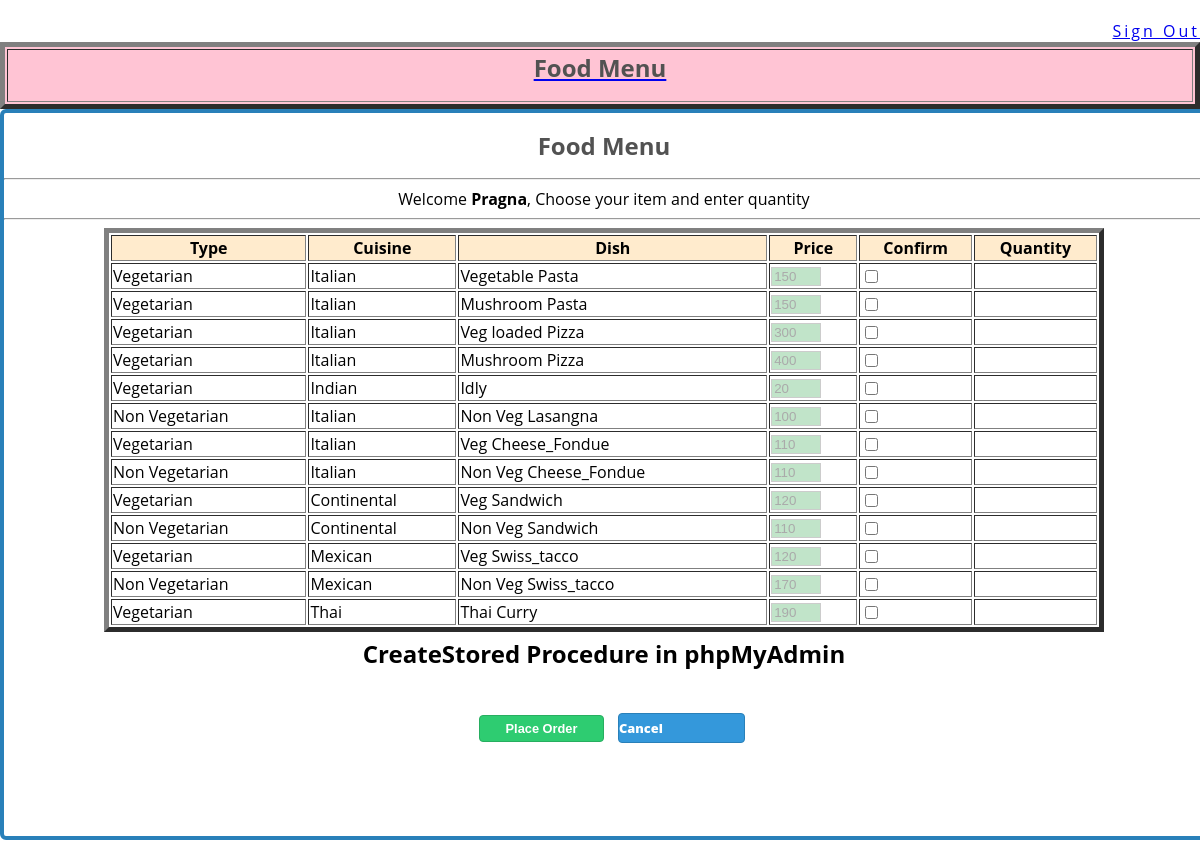
The app's page /customerOrder.php (signed in) with its own data.
### tables this page shows
CREATE TABLE `food_type` (
  `ftid` int(11) NOT NULL,
  `ftype_name` varchar(40) DEFAULT NULL
);

CREATE TABLE `food_category` (
  `fcid` int(11) NOT NULL,
  `ftid` int(11) DEFAULT NULL,
  `fcat_name` varchar(40) DEFAULT NULL
);

CREATE TABLE `food_item` (
  `fid` int(11) NOT NULL,
  `fcid` int(11) DEFAULT NULL,
  `food_item_name` varchar(40) DEFAULT NULL,
  `food_price` int(11) DEFAULT NULL,
  `available` int(11) DEFAULT NULL
);

### customerOrder.php (the view, shortened to what this page needs)
<?php
include("config.php");
?>
<html>
<head>
<link href='css/custom.css' rel='stylesheet' type='text/css'>
</head>
<body>
<form method="post" action="customerOrder.php">
<div class="sign-out"><a href="login.php">Sign Out</a></div>
<table border ="5" class="table-create-box">
	<tr>
	<th><a href="javascript:;"><h1>Food Menu </h1></a></th>
	</tr>
</table>
<div class="big-box">
<h1>Food Menu</h1>
<hr><marquee><?php if (!isset($_SESSION)){ session_start(); }?>
<div > <?php if (isset($_SESSION['login_name'])){
?>Welcome <b><?php echo $_SESSION['login_name'];?></b>, Choose your item and enter quantity</marquee><hr>
<?php }
		$sql="SELECT FT.ftid,FC.fcid,FI.fid as fid,FT.ftype_name as type, FC.fcat_name as cuisine,"; $sql= $sql. " FI.food_item_name as dish,";
		$sql= $sql. " FI.food_price as price,FI.available ";
		$sql= $sql. " FROM food_type as FT ";
		$sql= $sql. " INNER JOIN food_category as FC ";
		$sql= $sql. " ON FT.ftid = FC.ftid ";
		$sql= $sql. " INNER JOIN food_item as FI ";
		$sql= $sql. " ON FC.fcid = FI.fcid where FI.available >0 ";
		$result=mysqli_query($bd,$sql);
		$count=mysqli_num_rows($result);
		 ?>
		<input type="hidden" id = "dishCount" name ="dishCount" value = <?php echo $count; ?>> <?php
		if($count >= 1){?>
			<table align="center" border ="5" class="table-create-inner-box">
				<tr class="tr-food-header">
					<th>Type</th>
					<th>Cuisine</th>
					<th>Dish</th>
					<th>Price</th>
					<th>Confirm</th>
					<th>Quantity</th>
				</tr>
			<?php $count = 1;
			while($row=mysqli_fetch_assoc($result)){
				?>
				<tr>
					<td><?php echo $row['type'] ?></td>
					<td><?php echo $row['cuisine'] ?></td>
					<td><?php echo  $row['dish'] ?></td>
					<td><input type="text" readonly="readonly" id = <?php echo "price_".$count; ?> name = <?php echo "price_".$count; ?> class="quantity" value = <?php echo  $row['price'] ?>></td>
					<td><input type="checkbox" id = <?php echo "food_".$count; ?> name = <?php echo "food_".$count; ?> class = "click-me">
					<input type="hidden" id = <?php echo "fid_".$count; ?> name = <?php echo "fid_".$count; ?> value = <?php echo $row['fid']; ?> class = "click-me"></td>
					<td><div id= <?php echo "qdiv_".$count; ?> name = <?php echo "qdiv_".$count; ?> class="quantity-div"><input type="text" id = <?php echo "quantity_".$count; ?> name = <?php echo "quantity_".$count; ?> class="quantity"></div></td>
				</tr>
			<?php	$count++;
			}?>
			</table>
		<?php }
?>
<h2 class ="text-center"  style="margin-top: 5px; padding-top: 0;">Create<strong>Stored Procedure</strong> in phpMyAdmin</h2>
<table align="center">
	<tr>
		<td>
			<input type ="submit" id="save" name ="save" class="btn" value="Place Order">
		</td>
		<td>
			<a href="#" ><div id="btn2">Cancel</div></a>
		</td>
	</tr>
</table>
</div>
</form>
</body>
</html>

### css/custom.css (style rules this page uses)
body { font-family: 'Open Sans', sans-serif; background:white; margin: 0 auto 0 auto; width:100%; text-align:center; margin: 20px 0px 20px 0px; }
h1 { font-size:1.5em; color:#525252; }
.btn { background:#2ecc71; width:125px; padding-top:5px; padding-bottom:5px; color:white; border-radius:4px; border: #27ae60 1px solid; margin-top:20px; margin-bottom:20px; float:left; margin-left:16px; font-weight:800; font-size:0.8em; }
#btn2 { float:left; background:#3498db; width:125px; padding-top:5px; padding-bottom:5px; color:white; border-radius:4px; border: #2980b9 1px solid; margin-top:20px; margin-bottom:20px; margin-left:10px; font-weight:800; font-size:0.8em; }
.big-box { background:white; width:100%; border-radius:6px; margin: 0 auto 0 auto; padding:0px 0px 70px 0px; border: #2980b9 4px solid; }
.table-create-box { width: 100%; background: #ffc4d4; }
.table-create-inner-box { width: 1000px; background: bisqu; }
.tr-food-header { background: blanchedalmond; }
.quantity { background:#55b3695c; border: #ccc 1px solid; width:50px; color:#AAAAAA; }
.sign-out { float:right; color:orange; letter-spacing: 3px; }

### records on screen
food_type: ftype_name "Vegetarian", food_category.fcat_name "Italian", food_item.food_item_name "Vegetable Pasta", food_price "150", food_item.food_item_name "Mushroom Pasta", food_item.food_item_name "Veg loaded Pizza", food_price "300", food_item.food_item_name "Mushroom Pizza", food_price "400", food_category.fcat_name "Indian", food_item.food_item_name "Idly", food_price "20", food_item.food_item_name "Veg Cheese_Fondue", food_price "110", food_category.fcat_name "Continental", food_item.food_item_name "Veg Sandwich", food_price "120", food_category.fcat_name "Mexican", food_item.food_item_name "Veg Swiss_tacco", food_category.fcat_name "Thai", food_item.food_item_name "Thai Curry", food_price "190"
food_type: ftype_name "Non Vegetarian", food_category.fcat_name "Italian", food_item.food_item_name "Non Veg Lasangna", food_price "100", food_item.food_item_name "Non Veg Cheese_Fondue", food_price "110", food_category.fcat_name "Continental", food_item.food_item_name "Non Veg Sandwich", food_category.fcat_name "Mexican", food_item.food_item_name "Non Veg Swiss_tacco", food_price "170"

### other values on screen
$_SESSION['login_name'] "Pragna"
